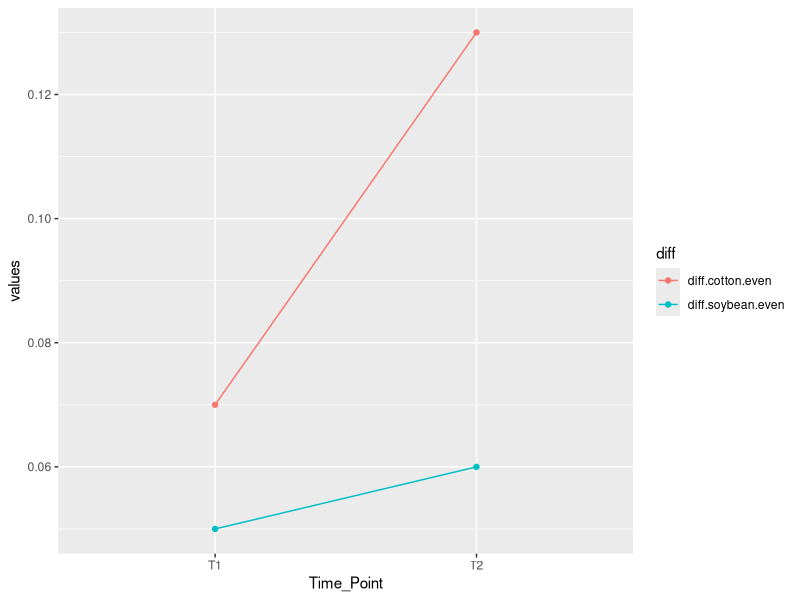

This figure's R source:
# ==============================================================================
# PLPA Reproducible Science Exam Practice
# Topics: subsetting, wrangling, pipes, loops/functions, basic linear models
# ==============================================================================

# Load required packages
library(dplyr)
library(tidyr)
library(ggplot2)

# ------------------------------------------------------------------------------
# Sample data frame used throughout (run this first)
# ------------------------------------------------------------------------------
set.seed(42)
df <- data.frame(
  id     = 1:10,
  sex    = rep(c("male", "female"), 5),
  weight = c(75, 65, 90, 55, 85, 70, 95, 60, 80, 72),
  height = c(175, 162, 180, 158, 185, 170, 190, 155, 178, 168)
)

df

# ==============================================================================
# Q1: Extract one column in multiple ways
# ==============================================================================
# You have a data frame called df with columns: id, sex, weight, height
# Write code to extract the weight column using:
#   a) [ ]
#   b) [[ ]]
#   c) $
#   d) select()
#   e) pipe + pull()

# a) single bracket with column name -- returns a one-column data frame
df[, "weight"]

# b) double bracket -- returns the column as a vector
df[["weight"]]

# c) dollar sign -- returns the column as a vector
df$weight

# d) select() from dplyr
select(df, weight)

# e) pipe + pull()
df %>% pull(weight)
df %>% select(weight)

# ==============================================================================
# Q2: Difference between df[ ] and df[[ ]]
# ==============================================================================
# df["weight"]   returns a DATA FRAME with one column named weight
# df[["weight"]] returns the actual weight VECTOR

class(df["weight"])      # "data.frame"
class(df[["weight"]])    # "numeric"


# ==============================================================================
# Q3: Subset rows using ONE condition
# ==============================================================================
# Return all rows where sex == "female"

# a) base R
df[df$sex == "female", ]
#male example
df[df$sex == "male", ]

# b) subset()
subset(df, sex == "female")

# c) dplyr pipe
df %>% filter(sex == "female")


# ==============================================================================
# Q4: Subset rows using two conditions with AND
# ==============================================================================
# Return all rows where sex == "female" AND weight > 70

# a) base R
df[df$sex == "female" & df$weight > 70, ]

# b) subset()
subset(df, sex == "female" & weight > 70)

# c) dplyr pipe
df %>% filter(sex == "female" & weight > 70)


# ==============================================================================
# Q5: Subset rows using two conditions with OR
# ==============================================================================
# Return all rows where sex == "female" OR weight > 90

# a) base R
df[df$sex == "female" | df$weight > 90, ]

# b) subset()
subset(df, sex == "female" | weight > 90)

# c) dplyr pipe
df %>% filter(sex == "female" | weight > 90)


# ==============================================================================
# Q6: Select multiple columns
# ==============================================================================
# Keep only the id and weight columns

# a) base R
df[, c("id", "weight")]

# b) subset()
subset(df, select = c(id, weight))

# c) select() without pipe
select(df, id, weight)

# d) dplyr pipe
df %>% select(id, weight)


# ==============================================================================
# Q7: Filter rows AND select columns in one pipe
# ==============================================================================
# Keep only rows where sex == "male", then keep only id and weight

df %>%
  filter(sex == "male") %>%
  select(id, weight)


# ==============================================================================
# Q8: Create a new column with mutate()
# ==============================================================================
# Create a column called heavy: 1 when weight > 80, 0 otherwise

# a) base R with ifelse
df$heavy <- ifelse(df$weight > 80, 1, 0)

# b) dplyr mutate
df <- df %>%
  mutate(heavy = ifelse(weight > 80, 1, 0))

df

# ==============================================================================
# Q9: Create a transformed column
# ==============================================================================
# Create a new column called log_weight that is the log of weight

# a) base R
df$log_weight <- log(df$weight)

# b) dplyr mutate
df <- df %>%
  mutate(log_weight = log(weight))


# ==============================================================================
# Q10: Remove rows with missing values in one column
# ==============================================================================
# Remove rows where weight is missing (NA)

# a) base R
df[!is.na(df$weight), ]

# b) subset()
subset(df, !is.na(weight))

# c) dplyr pipe
df %>% filter(!is.na(weight))


# ==============================================================================
# Q11: Summarize mean by group
# ==============================================================================
# Calculate mean weight by sex

# a) base R aggregate
aggregate(weight ~ sex, data = df, FUN = mean)

# b) dplyr group_by + summarise
df %>%
  group_by(sex) %>%
  summarise(mean_weight = mean(weight, na.rm = TRUE))


# ==============================================================================
# Q12: Summarize multiple values by group
# ==============================================================================
# For each sex, calculate: mean weight, sd of weight, sample size

df %>%
  group_by(sex) %>%
  summarise(
    mean_weight = mean(weight, na.rm = TRUE),
    sd_weight   = sd(weight, na.rm = TRUE),
    n           = n()
  )

df %>%
  select(weight, height) %>%
  summary()


# ==============================================================================
# Q13: Use the pipe correctly
# ==============================================================================
# Rewrite WITHOUT a pipe:
#   df %>% filter(weight > 80) %>% select(id, weight)

# Nested function version (no pipe)
select(filter(df, weight > 80), id, weight)

# Base R version
df[df$weight > 80, c("id", "weight")]


# ==============================================================================
# Q14: Left join
# ==============================================================================
# df1 has: id, weight
# df2 has: id, sex
# Join df2 onto df1 by id, keeping all rows from df1

df1 <- data.frame(id = 1:5, weight = c(75, 65, 90, 55, 85))
df2 <- data.frame(id = 1:5, sex    = c("male", "female", "male", "female", "male"))

df3 <- left_join(df1, df2, by = "id")

df3

# ==============================================================================
# Q15: Other join types
# ==============================================================================
# a) inner join  -- keeps only MATCHING rows
inner_join(df1, df2, by = "id")

# b) right join  -- keeps all rows from the SECOND data frame
right_join(df1, df2, by = "id")

# c) full join   -- keeps ALL rows from BOTH data frames
full_join(df1, df2, by = "id")

# Quick meanings:
#   left_join  = keep all rows from first data frame
#   right_join = keep all rows from second data frame
#   inner_join = keep only matching rows
#   full_join  = keep all rows from both


# ==============================================================================
# Q16: Pivot from WIDE to LONG
# ==============================================================================
# You have columns: id, weight_t1, weight_t2
# Reshape to long format

df_wide_example <- data.frame(
  id        = 1:3,
  weight_t1 = c(70, 65, 80),
  weight_t2 = c(72, 67, 83)
)

df_long <- df_wide_example %>%
  pivot_longer(
    cols      = c(weight_t1, weight_t2),
    names_to  = "time",
    values_to = "weight"
  )


# ==============================================================================
# Q17: Pivot from LONG to WIDE
# ==============================================================================
# You have columns: id, time, weight
# Reshape so each time point becomes a separate column

df_wide_again <- df_long %>%
  pivot_wider(
    names_from  = time,
    values_from = weight
  )


# ==============================================================================
# Q18: Select, then pivot
# ==============================================================================
# Starting with alpha_average, keep: Time_Point, Crop, mean_evenness
# Then convert to wide format using Crop as new column names

# Sample alpha_average data frame for demonstration
alpha_average <- data.frame(
  Time_Point    = rep(c("T1", "T2"), each = 3),
  Crop          = rep(c("Soil", "Cotton", "Soybean"), 2),
  mean_evenness = c(0.85, 0.78, 0.80, 0.88, 0.75, 0.82)
)

alpha_average %>%
  select(Time_Point, Crop, mean_evenness) %>%
  pivot_wider(
    names_from  = Crop,
    values_from = mean_evenness
  )


# ==============================================================================
# Q19: Calculate new columns after pivoting
# ==============================================================================
# Create: diff.cotton.even = Soil - Cotton
#         diff.soybean.even = Soil - Soybean

alpha_average2 <- alpha_average %>%
  select(Time_Point, Crop, mean_evenness) %>%
  pivot_wider(
    names_from  = Crop,
    values_from = mean_evenness
  ) %>%
  mutate(
    diff.cotton.even  = Soil - Cotton,
    diff.soybean.even = Soil - Soybean
  )


# ==============================================================================
# Q20: Pivot longer for plotting
# ==============================================================================
# From alpha_average2, keep: Time_Point, diff.cotton.even, diff.soybean.even
# Then pivot longer into columns named "diff" and "values"

alpha_average2 %>%
  select(Time_Point, diff.cotton.even, diff.soybean.even) %>%
  pivot_longer(
    cols      = c(diff.cotton.even, diff.soybean.even),
    names_to  = "diff",
    values_to = "values"
  )


# ==============================================================================
# Q21: Basic ggplot after a pipe
# ==============================================================================
# Using the result from Q20, make a line plot:
#   x = Time_Point, y = values, color = diff

alpha_average2 %>%
  select(Time_Point, diff.cotton.even, diff.soybean.even) %>%
  pivot_longer(
    cols      = c(diff.cotton.even, diff.soybean.even),
    names_to  = "diff",
    values_to = "values"
  ) %>%
  ggplot(aes(x = Time_Point, y = values, color = diff)) +
  geom_line(aes(group = diff)) +
  geom_point()


# ==============================================================================
# Q22: Read in a CSV with a relative path
# ==============================================================================
# Read Bull_richness.csv from a folder called data_files

# read.csv("data_files/Bull_richness.csv")   # uncomment if file exists

# Note: a relative path starts from your project location, NOT from the
# computer root.


# ==============================================================================
# Q23: Absolute vs relative paths
# ==============================================================================
# Absolute path -- full location from the computer root:
#   "C:/Users/Derek/Documents/project/data_files/Bull_richness.csv"
#
# Relative path -- location relative to the working directory / project:
#   "data_files/Bull_richness.csv"


# ==============================================================================
# Q24: Simple for loop
# ==============================================================================
# Print the numbers 1 through 5

for (i in 1:5) {
  print(i)
}


# ==============================================================================
# Q25: For loop over a vector
# ==============================================================================
# Double each value in v <- c(2, 4, 6)

v <- c(2, 4, 6)

for (i in v) {
  print(i * 2)
}


# ==============================================================================
# Q26: Save loop output into a data frame
# ==============================================================================
# Initialize with NULL, then build up results using rbind

results_df <- NULL

for (i in 1:5) {
  temp_df    <- data.frame(number = i, squared = i^2)
  results_df <- rbind.data.frame(results_df, temp_df)
}

results_df


# ==============================================================================
# Q27: Write a simple function
# ==============================================================================
# Write a function called my_function that doubles x

my_function <- function(x) {
  return(x * 2)
}


# ==============================================================================
# Q28: Use a function
# ==============================================================================
# Apply my_function to 5  --> expected result: 10

my_function(5)


# ==============================================================================
# Q29: Why use functions for reproducibility?
# ==============================================================================
# Functions reduce copy-and-paste errors, make repeated tasks consistent,
# and let you rerun the same steps exactly the same way.


# ==============================================================================
# Q30: Basic linear model
# ==============================================================================
# Predict weight from height

model <- lm(weight ~ height, data = df)


# ==============================================================================
# Q31: Linear model with two predictors
# ==============================================================================
# Predict weight from height AND sex

model <- lm(weight ~ height + sex, data = df)


# ==============================================================================
# Q32: Linear model with interaction
# ==============================================================================
# Predict weight from height, sex, and their interaction

model <- lm(weight ~ height * sex, data = df)

# Equivalent expanded form (same model):
model <- lm(weight ~ height + sex + height:sex, data = df)


# ==============================================================================
# Q33: View model results
# ==============================================================================
# Get the statistical summary of a fitted model

summary(model)


# ==============================================================================
# Q34: Trick question -- wrong operator
# ==============================================================================
# What is wrong with:  df[df$weight = 80, ]
#
# Answer: uses = (assignment) instead of == (equality test)
#   =  assigns a value
#   == tests equality
#
# Correct code:
df[df$weight == 80, ]


# ==============================================================================
# Q35: One bracket with two dimensions
# ==============================================================================
# What does this return?
#   df[df$weight > 80, ]
#
# Answer: all rows where weight > 80, and ALL columns (the trailing comma
# with nothing after it means "keep all columns")

df[df$weight > 80, ]


# ==============================================================================
# Q36: Subset iris -- one condition
# ==============================================================================
# Subset iris to rows where Species == "setosa"

# a) base R
iris[iris$Species == "setosa", ]

# b) subset()
subset(iris, Species == "setosa")

# c) dplyr pipe
iris %>% filter(Species == "setosa")


# ==============================================================================
# Q37: Subset iris -- two conditions with AND
# ==============================================================================
# Species == "setosa" AND Petal.Width > 0.2

# a) base R
iris[iris$Species == "setosa" & iris$Petal.Width > 0.2, ]

# b) subset()
subset(iris, Species == "setosa" & Petal.Width > 0.2)

# c) dplyr pipe
iris %>% filter(Species == "setosa" & Petal.Width > 0.2)


# ==============================================================================
# Q38: Subset and keep ONE column
# ==============================================================================
# Return only Petal.Width values for rows where Species == "setosa"

# a) base R
iris[iris$Species == "setosa", "Petal.Width"]

# b) subset()
subset(iris, Species == "setosa", select = Petal.Width)

# c) dplyr pipe + pull()
iris %>%
  filter(Species == "setosa") %>%
  pull(Petal.Width)


# ==============================================================================
# Q39: Concept check -- filter() vs select()
# ==============================================================================
# filter() keeps ROWS based on conditions
# select() keeps COLUMNS


# ==============================================================================
# Q40: Concept check -- mutate() vs summarise()
# ==============================================================================
# mutate()    creates or changes columns while keeping the SAME number of rows
# summarise() reduces data to summary values -- often FEWER rows


# ==============================================================================
# Q41: Mini mixed practice -- filter + mutate + select
# ==============================================================================
# Keep rows where sex == "female", create bmi2 = weight / height^2,
# then keep only id and bmi2

df %>%
  filter(sex == "female") %>%
  mutate(bmi2 = weight / height^2) %>%
  select(id, bmi2)


# ==============================================================================
# Q42: Mini mixed practice with OR -- pipe version
# ==============================================================================
# Return id and sex for rows where sex == "female" OR height > 180

df %>%
  filter(sex == "female" | height > 180) %>%
  select(id, sex)


# ==============================================================================
# Q43: Mini mixed practice with OR -- base R version
# ==============================================================================

df[df$sex == "female" | df$height > 180, c("id", "sex")]


# ==============================================================================
# Q44 & Q45: Quick reference / memorization list
# ==============================================================================
#
# Extraction:
#   df[, "col"]         -- vector (drops to vector with comma)
#   df["col"]           -- one-column data frame
#   df[["col"]]         -- vector (always)
#   df[df$col == val, ] -- row subset, keep all columns
#
# dplyr verbs:
#   filter()    -- keep rows
#   select()    -- keep columns
#   mutate()    -- add / change columns, same row count
#   summarise() -- collapse to summary rows
#   group_by()  -- define groups for summarise()
#
# Joins:
#   left_join()  -- all rows from first df
#   right_join() -- all rows from second df
#   inner_join() -- only matching rows
#   full_join()  -- all rows from both
#
# Reshaping:
#   pivot_longer() -- wide to long
#   pivot_wider()  -- long to wide
#
# Pipe:
#   %>%  -- passes result of left side into first argument of right side
#
# Linear models:
#   lm(y ~ x,        data = df)  -- simple regression
#   lm(y ~ x1 + x2,  data = df)  -- multiple regression
#   lm(y ~ x1 * x2,  data = df)  -- with interaction
#   summary(model)               -- view results
#
# Operators:
#   |   OR
#   &   AND
#   ==  equality test (NOT assignment)
#   =   assignment (use <- instead inside R scripts)

# ==============================================================================
# End of script
# ==============================================================================
